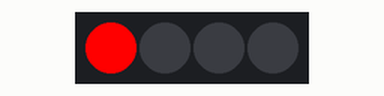
A sketch run on a simulated Arduino Uno, built with avr-gcc and run on an emulated ATmega328P. Shown: 4 RGB LEDs in strip order, left to right.

Above: at 0.1 s.
At 5.1 s:
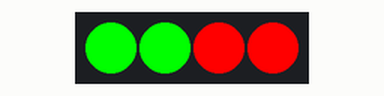
At 10.1 s:
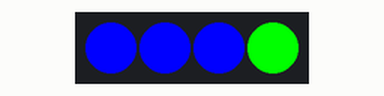
At 19.1 s:
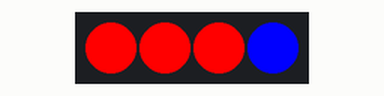
At 28.1 s:
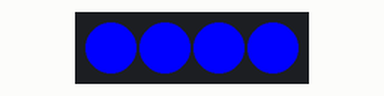
At 37.1 s:
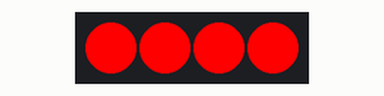
Timing chart, 0 to 40.0 s (numbered marks = the images above):
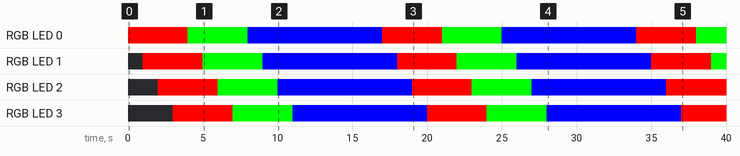

The sketch:

test.ino
```cpp
#include <Adafruit_NeoPixel.h>
#define NEOPIXEL_PIN 8
#define PIXEL_COUNT 4

Adafruit_NeoPixel strip(PIXEL_COUNT, NEOPIXEL_PIN, NEO_GRB + NEO_KHZ800);

void setup() {
    strip.begin();
    strip.show();
}

void loop() {
    for (int i = 0; i < PIXEL_COUNT; i++) {
        strip.setPixelColor(i, 255, 0, 0);
        strip.show();
        delay(1000);
    }
    for (int i = 0; i < PIXEL_COUNT; i++) {
        strip.setPixelColor(i, 0, 255, 0);
        strip.show();
        delay(1000);
    }
    for (int i = 0; i < PIXEL_COUNT; i++) {
        strip.setPixelColor(i, 0, 0, 255);
        strip.show();
        delay(1000);
    }
    delay(5000);
}
```

Measured:
- by itself, RGB LED 0, RGB LED 1: repeats every 17.0 s: RGB(0, 255, 0) 4.0 s, RGB(0, 0, 255) 9.0 s, RGB(255, 0, 0) 4.0 s
- by itself, RGB LED 2: off → RGB(255, 0, 0) at 2.0 s, → RGB(0, 255, 0) 4.0 s later, → RGB(0, 0, 255) 4.0 s later, → RGB(255, 0, 0) 9.0 s later, … (7 changes in this stretch)
- by itself, RGB LED 3: off → RGB(255, 0, 0) at 3.0 s, → RGB(0, 255, 0) 4.0 s later, → RGB(0, 0, 255) 4.0 s later, → RGB(255, 0, 0) 9.0 s later, … (7 changes in this stretch)
